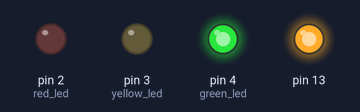
The sketch below on a simulated Arduino Uno, built with avr-gcc and run on an emulated ATmega328P. Shown: output pins drawn as LEDs (lit = HIGH).

Above: at 0.09 s.
At 1.1 s:
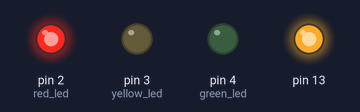
At 2.68 s:
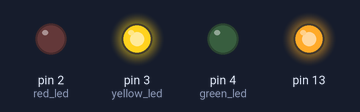
Timing chart, 0 to 3.0 s (numbered marks = the images above):
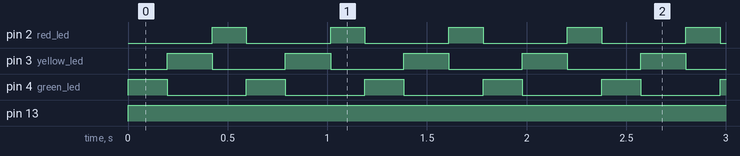

The sketch:

BlinkTest.ino
```cpp
#include <Arduino.h>
#include <stdlib.h>

//Use #define so the values are compile time const
#define green_led 4
#define yellow_led 3
#define red_led 2
#define delayVal 400

void setup() {
  //Setup LEDs
  pinMode(green_led, OUTPUT);
  pinMode(yellow_led, OUTPUT);
  pinMode(red_led, OUTPUT);
  pinMode(13, OUTPUT);
}

//Method that sets the digital pin `pin` to high, then waits dv ms then sets the pin to low
void Toggle(uint8_t pin, uint8_t dv) {
  digitalWrite(pin, HIGH);
  delay(dv);
  digitalWrite(pin, LOW);
}

// the loop function runs over and over again forever
void loop() {

  //We digital write 13 to high so i can do other projects with pin 13
  digitalWrite(13, HIGH);

  //Flash the green led 2.5s, then yellow 1.25s, then red 3.5s.
  Toggle(green_led, 2500);
  Toggle(yellow_led, 1250);
  Toggle(red_led, 3500);
}
```

Measured:
- by itself, pin 2 (red_led): alternates HIGH for 0.17 s and LOW for 0.42 s
- by itself, pin 3 (yellow_led): alternates HIGH for 0.23 s and LOW for 0.37 s
- by itself, pin 4 (green_led): alternates HIGH for 0.20 s and LOW for 0.40 s
- by itself, pin 13: LOW → HIGH at 0.00 s
